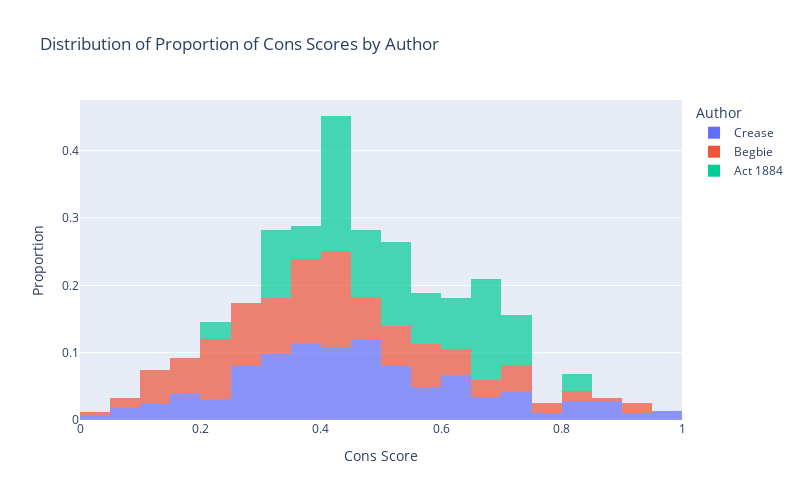

Notebook code cell kept with this figure:
### Code cell
# Plot histogram for Cons scores (proportion)
fig_cons = px.histogram(
    df_scores,
    x="Cons",
    color="Author",
    title="Distribution of Proportion of Cons Scores by Author",
    nbins=30,
    opacity=0.7,
    labels={"Cons": "Cons Score"},
    histnorm="probability"  
)
fig_cons.update_layout(
    xaxis_title="Cons Score",
    yaxis_title="Proportion",
    width=800,
    height=500
)
fig_cons.show()

### Figure 1 — Plotly figure (JSON) as saved in the notebook; plotly's stock layout.template omitted (floating-point values rounded to 4 significant figures; data arrays with more than 128 entries replaced by an {"elided": "..."} marker saying what was removed)
{"data": [{"bingroup": "x", "histnorm": "probability", "hovertemplate": "Author=Crease<br>Cons Score=%{x}<br>probability=%{y}<extra></extra>", "legendgroup": "Crease", "marker": {"color": "#636efa", "opacity": 0.7, "pattern": {"shape": ""}}, "name": "Crease", "nbinsx": 30, "orientation": "v", "showlegend": true, "type": "histogram", "x": {"elided": "287 float values"}, "xaxis": "x", "yaxis": "y"}, {"bingroup": "x", "histnorm": "probability", "hovertemplate": "Author=Begbie<br>Cons Score=%{x}<br>probability=%{y}<extra></extra>", "legendgroup": "Begbie", "marker": {"color": "#EF553B", "opacity": 0.7, "pattern": {"shape": ""}}, "name": "Begbie", "nbinsx": 30, "orientation": "v", "showlegend": true, "type": "histogram", "x": {"elided": "202 float values"}, "xaxis": "x", "yaxis": "y"}, {"bingroup": "x", "histnorm": "probability", "hovertemplate": "Author=Act 1884<br>Cons Score=%{x}<br>probability=%{y}<extra></extra>", "legendgroup": "Act 1884", "marker": {"color": "#00cc96", "opacity": 0.7, "pattern": {"shape": ""}}, "name": "Act 1884", "nbinsx": 30, "orientation": "v", "showlegend": true, "type": "histogram", "x": [0.6822, 0.8148, 0.6188, 0.3903, 0.6046, 0.5497, 0.7038, 0.3319, 0.7418, 0.4402, 0.7478, 0.68, 0.4429, 0.3169, 0.3338, 0.5437, 0.4183, 0.4949, 0.5025, 0.632, 0.6908, 0.6624, 0.5942, 0.6788, 0.5717, 0.4896, 0.4197, 0.4887, 0.5272, 0.5417, 0.3971, 0.2371, 0.434, 0.4363, 0.4454, 0.5862, 0.3099, 0.4881, 0.41, 0.6759], "xaxis": "x", "yaxis": "y"}], "layout": {"barmode": "relative", "height": 500, "legend": {"title": {"text": "Author"}, "tracegroupgap": 0}, "title": {"text": "Distribution of Proportion of Cons Scores by Author"}, "width": 800, "xaxis": {"anchor": "y", "domain": [0, 1], "title": {"text": "Cons Score"}}, "yaxis": {"anchor": "x", "domain": [0, 1], "title": {"text": "Proportion"}}}}
